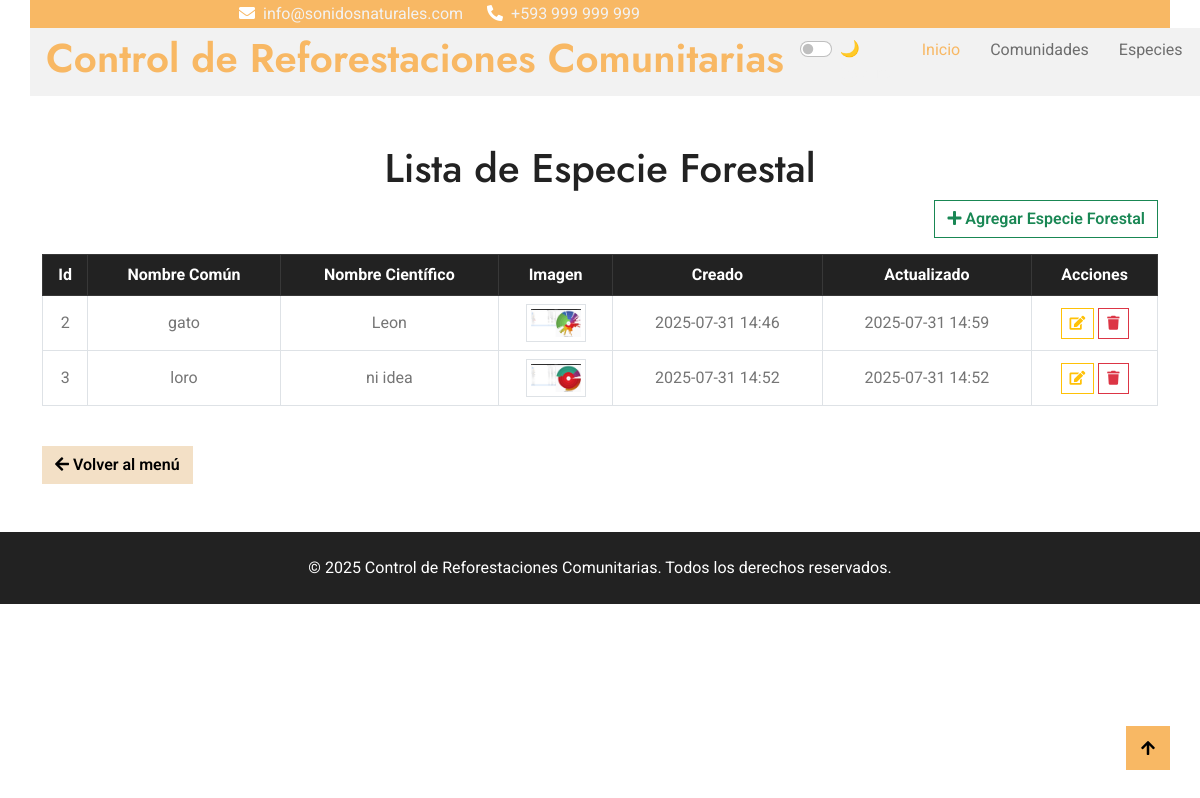
/especie/, run on an earlier commit of the app's database.
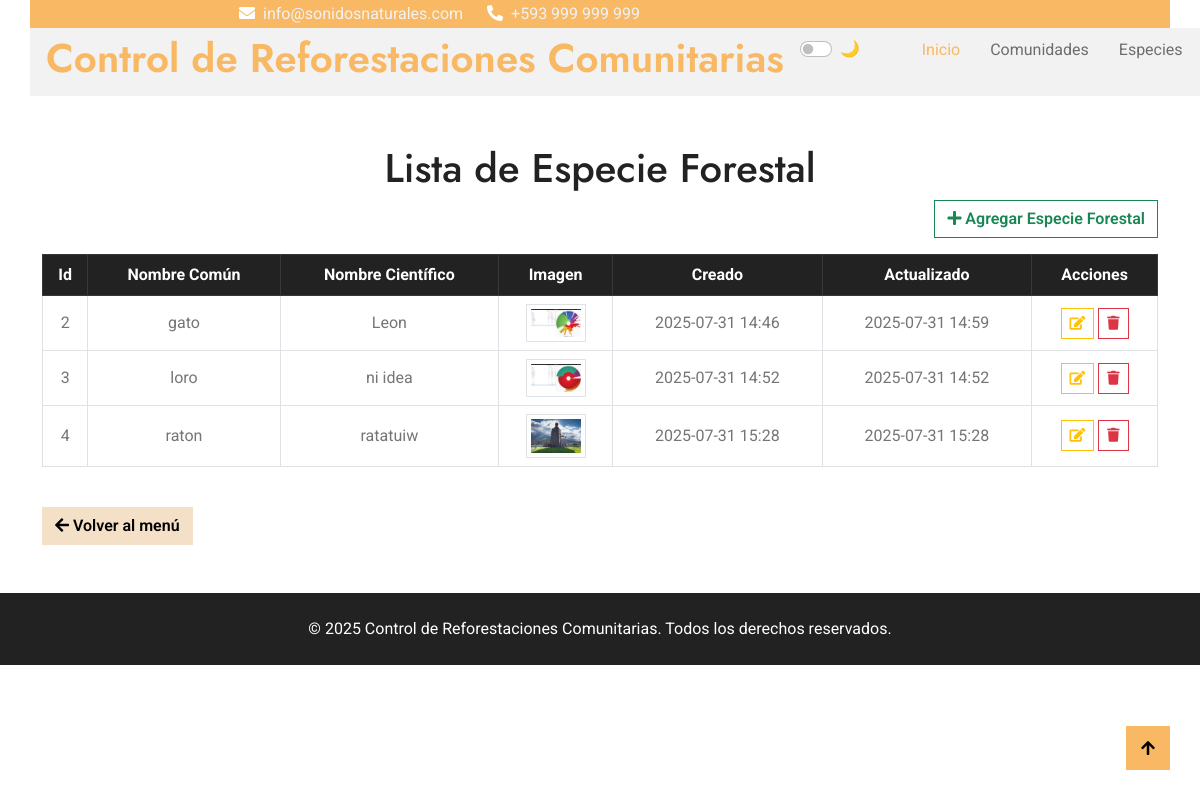
And on a later commit of the database.
### Aplicaciones/Especie/models.py (models this page shows, shortened)
class Especie(models.Model):
    nombre_comun = models.CharField(max_length=100)
    nombre_cientifico = models.CharField(max_length=150, blank=True)
    imagen = models.ImageField(upload_to='media/especies/', blank=True , null=True)
    creado = models.DateTimeField(auto_now_add=True)
    actualizado = models.DateTimeField(auto_now=True)

### Aplicaciones/Especie/views.py (the view)
# urls.py: path('', views.listaEspecie, name='lista_especie'),
def listaEspecie(request):
    especies = Especie.objects.all()
    return render(request, 'especie/lista.html', {'especies': especies})

### Aplicaciones/Especie/templates/especie/lista.html (shortened to what this page needs)
{% extends "plantilla.html" %}
{% block contenido %}
<div class="container mt-5">
    <h1 class="text-center">Lista de Especie Forestal</h1>
    <div class="text-end mb-3">
        <a href="{% url 'nuevo_especie' %}" class="btn btn-outline-success">
            <i class="fa fa-plus"></i> Agregar Especie Forestal
        </a>
    </div>
    <div class="table-responsive">
        <table class="table table-bordered table-hover align-middle text-center datatable">
            <thead class="table-dark">
                <tr>
                    <th>Id</th>
                    <th>Nombre Común</th>
                    <th>Nombre Científico</th>
                    <th>Imagen</th>
                    <th>Creado</th>
                    <th>Actualizado</th>
                    <th>Acciones</th>
                </tr>
            </thead>
            <tbody>
                {% for especie in especies %}
                <tr>
                    <td>{{ especie.id }}</td>
                    <td>{{ especie.nombre_comun }}</td>
                    <td>{{ especie.nombre_cientifico }}</td>
                    <td style="position: relative;">
                        {% if especie.imagen %}
                        <img src="{{ especie.imagen.url }}"
                             class="img-thumbnail preview-small"
                             style="width: 60px; cursor: pointer;"
                             data-large="{{ especie.imagen.url }}">
                        {% else %}
                        <span class="text-muted">Sin imagen</span>
                        {% endif %}
                    </td>
                    <td>{{ especie.creado|date:"Y-m-d H:i" }}</td>
                    <td>{{ especie.actualizado|date:"Y-m-d H:i" }}</td>
                    <td>
                        <a href="editar/{{ especie.id }}/" class="btn btn-outline-warning btn-sm" title="Editar">
                            <i class="fa fa-edit"></i>
                        </a>
                        <button onclick="confirmDelete('{{ especie.id }}')" class="btn btn-outline-danger btn-sm" title="Eliminar">
                            <i class="fa fa-trash"></i>
                        </button>
                    </td>
                </tr>
                {% empty %}
                <tr>
                    <td colspan="6" class="text-center">No hay especies registradas</td>
                </tr>
                {% endfor %}
            </tbody>
        </table>
    </div>
    <div class="mt-4">
        <a href="/" class="btn btn-secondary">
            <i class="fa fa-arrow-left"></i> Volver al menú
        </a>
    </div>
 </div>
 {% endblock %}

What changed in the data, as far as the page shows it:
added Especie: id "4", nombre_comun "raton", nombre_cientifico "ratatuiw", imagen (picture), creado "2025-07-31 15:28", actualizado "2025-07-31 15:28"
